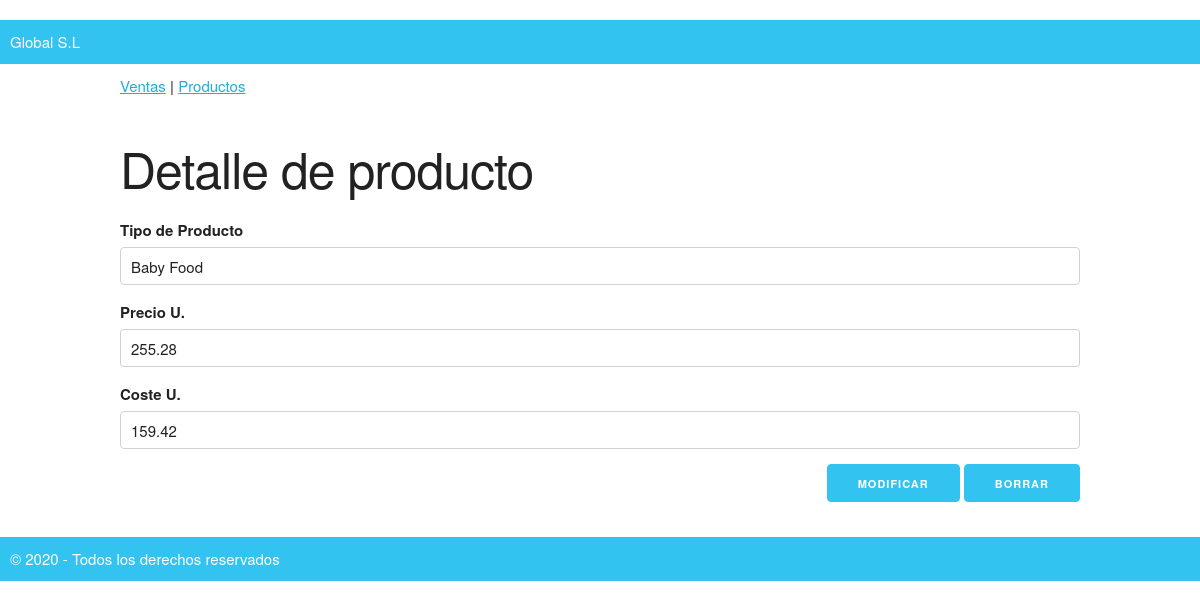
Page /modificaproducto?id=3 on the committed database.
### tables this page shows
CREATE TABLE "productos" (
	"id"	INTEGER PRIMARY KEY AUTOINCREMENT UNIQUE,
	"tipo_producto"	TEXT NOT NULL UNIQUE,
	"precio_unitario"	REAL NOT NULL,
	"coste_unitario"	REAL NOT NULL
);

### the_app/routes.py (the view, shortened to what this page needs)
@app.route("/modificaproducto", methods=["GET","POST"])
def modifica_producto():
    if request.method == "GET":
        id = request.values["id"]
        conn= sqlite3.connect(app.config["BASE_DATOS"])
        cur = conn.cursor()
        query= "SELECT id, tipo_producto,precio_unitario,coste_unitario FROM productos where id = ?;"
        cur.execute(query,(id,)) #añadir la coma para que nos lo tome por tupla
        fila = cur.fetchone()
        conn.close()
        if fila:
            form = ModProductForm(data={"id":fila[0], "tipo_producto":fila[1], "precio_unitario":fila[2],"coste_unitario":fila[3]})
            return render_template("modproducto.html",form=form)
        else:
            return redirect(url_for("productos"))

### the_app/forms.py
class ModProductForm(FlaskForm):
    id = HiddenField("id")
    tipo_producto = StringField('Tipo de Producto', validators=[DataRequired(), Length(min=3, message="Debe tener al menos tres caracteres")])
    precio_unitario = FloatField('Precio U.', validators=[DataRequired(message="Introduce algo, nano")])
    coste_unitario = FloatField('Coste U.', validators=[DataRequired(),valida_coste])
    modificar = SubmitField('Modificar')
    borrar = SubmitField('Borrar')

### the_app/templates/modproducto.html (shortened to what this page needs)
{% extends 'base.html' %}
{% block contenido %}
<h1>Detalle de producto</h1>
<form action="/modificaproducto" class="u-full-width" method="post">
    {{ form.tipo_producto.label}}
    {% if form.tipo_producto.errors %}
        {{ form.tipo_producto(class="u-full-width error", placeholder="Producto") }}
        {% for error in form.tipo_producto.errors %}
            <p class="error-msg">{{ error }}</p>
        {% endfor%}
        {% else %}
        {{ form.tipo_producto(class="u-full-width", placeholder="Producto") }}
    {% endif %}
    {{ form.precio_unitario.label}}
    {% if form.precio_unitario.errors %}
    {{ form.precio_unitario(class="u-full-width error", placeholder="Precio unitario") }}
        {% for error in form.precio_unitario.errors %}
            <p class="error-msg">{{ error }}</p>
        {% endfor%}
    {% else %}
        {{ form.precio_unitario(class="u-full-width", placeholder="Precio unitario") }}
    {% endif %}
    {{ form.coste_unitario.label}}
    {% if form.coste_unitario.errors %}
        {{ form.coste_unitario(class="u-full-width error", placeholder="Coste") }}
        {% for error in form.coste_unitario.errors %}
            <p class="error-msg">{{ error }}</p>
        {% endfor%}
    {% else %}
        {{ form.coste_unitario(class="u-full-width", placeholder="Coste") }}
    {% endif %}
    <div class= "u-pull-right">
    {{ form.modificar(class="button-primary")}}
    {{ form.borrar(class="button-primary")}}
    </div>
</form>
{% endblock %}

### the_app/static/skeleton.css (style rules this page uses)
html { font-size: 62.5%; }
body { font-size: 1.5em; line-height: 1.6; font-weight: 400; font-family: "Raleway", "HelveticaNeue", "Helvetica Neue", Helvetica, Arial, sans-serif; color: #222; }
h1, h2, h3, h4, h5, h6 { margin-top: 0; margin-bottom: 2rem; font-weight: 300; }
h1 { font-size: 4.0rem; line-height: 1.2; letter-spacing: -.1rem; }
@media (min-width: 550px) { h1 { font-size: 5.0rem; } }
.button, button, input[type="submit"], input[type="reset"], input[type="button"] { display: inline-block; height: 38px; padding: 0 30px; color: #555; text-align: center; font-size: 11px; font-weight: 600; line-height: 38px; letter-spacing: .1rem; text-transform: uppercase; text-decoration: none; white-space: nowrap; background-color: transparent; border-radius: 4px; border: 1px solid #bbb; cursor: pointer; box-sizing: border-box; }
.button.button-primary, button.button-primary, input[type="submit"].button-primary, input[type="reset"].button-primary, input[type="button"].button-primary { color: #FFF; background-color: #33C3F0; border-color: #33C3F0; }
input[type="email"], input[type="number"], input[type="search"], input[type="text"], input[type="tel"], input[type="url"], input[type="password"], textarea, select { height: 38px; padding: 6px 10px; background-color: #fff; border: 1px solid #D1D1D1; border-radius: 4px; box-shadow: none; box-sizing: border-box; }
input[type="email"], input[type="number"], input[type="search"], input[type="text"], input[type="tel"], input[type="url"], input[type="password"], textarea { -webkit-appearance: none; -moz-appearance: none; appearance: none; }
label, legend { display: block; margin-bottom: .5rem; font-weight: 600; }
input, textarea, select, fieldset { margin-bottom: 1.5rem; }
pre, blockquote, dl, figure, table, p, ul, ol, form { margin-bottom: 2.5rem; }
.u-full-width { width: 100%; box-sizing: border-box; }
.u-pull-right { float: right; }

### rows in the picture
productos: tipo_producto "Baby Food", precio_unitario "255.28", coste_unitario "159.42"
